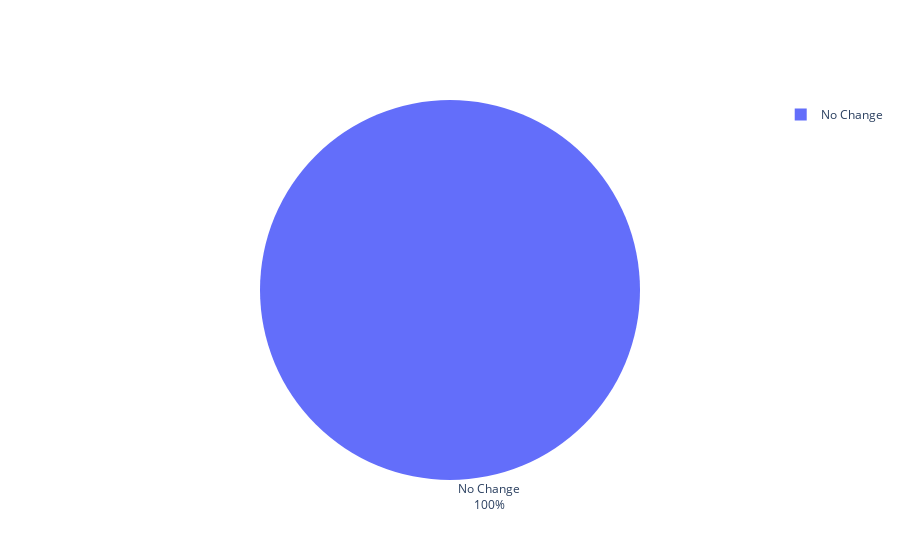

Source (notebook cell):
### Code cell
fig = vh.create_pie_chart(df.to_frame(),["count"])
fig.show()

### Figure 1 — Plotly figure (JSON) as saved in the notebook; plotly's stock layout.template omitted (floating-point values rounded to 4 significant figures)
{"data": [{"automargin": true, "labels": ["No Change"], "textinfo": "label+percent", "textposition": "outside", "type": "pie", "values": [2599784]}], "layout": {}}
